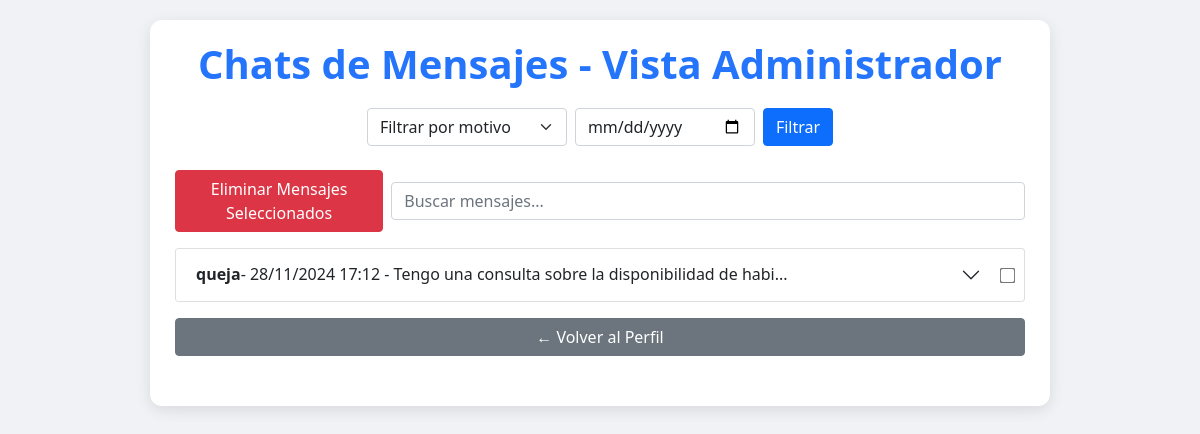
Before: /Contacto/ver_contactos.php with the older database file.
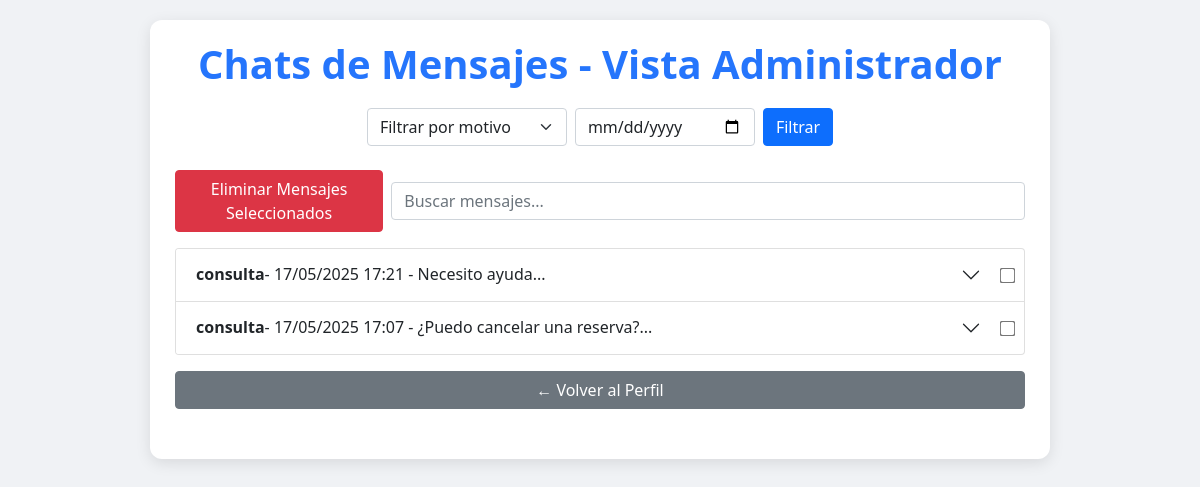
After: the same page with the newer database file.
### tables this page shows
CREATE TABLE `contactos` (
  `id` int(11) NOT NULL,
  `nombre` varchar(255) NOT NULL,
  `correo` varchar(255) NOT NULL,
  `motivo_id` int(11) NOT NULL,
  `mensaje` text NOT NULL,
  `fecha` timestamp NOT NULL DEFAULT current_timestamp(),
  `fecha_envio` datetime NOT NULL DEFAULT current_timestamp()
);

CREATE TABLE `motivos` (
  `id` int(11) NOT NULL,
  `descripcion` varchar(50) NOT NULL
);

### Contacto/ver_contactos.php (the view, shortened to what this page needs)
<?php
include '../CRUD/conexion.php';
$fechaFiltro = $_POST['fecha_filtro'] ?? '';
$sql = "SELECT c.*, m.descripcion AS motivo, rc.respuesta AS respuesta_admin, u.nombre AS admin_nombre, u.apellido AS admin_apellido
        FROM contactos c
        JOIN motivos m ON c.motivo_id = m.id
        LEFT JOIN respuestas_contactos rc ON c.id = rc.contacto_id
        LEFT JOIN usuarios u ON rc.admin_id = u.id
        WHERE 1";
$sql .= " ORDER BY c.fecha_envio DESC";
$resultado = $conn->query($sql);
?>
<!DOCTYPE html>
<html lang="es">
<head>
    <link rel="stylesheet" href="https://cdn.jsdelivr.net/npm/bootstrap@5.1.3/dist/css/bootstrap.min.css" />
</head>
<body>
<div class="container-accordion">
    <h1>Chats de Mensajes - Vista Administrador</h1>
    <form method="POST" class="mb-4 d-flex gap-2 flex-wrap justify-content-center">
        <select name="motivo_filtro" class="form-select" style="max-width: 200px;">
            <option value="">Filtrar por motivo</option>
        </select>
        <input type="date" name="fecha_filtro" class="form-control" value="<?= htmlspecialchars($fechaFiltro) ?>" style="max-width: 180px;" />
        <button type="submit" class="btn btn-primary">Filtrar</button>
    </form>
    <form method="POST" id="deleteForm" onsubmit="return confirm('¿Estás seguro de eliminar los mensajes seleccionados?');">
        <div class="d-flex flex-column flex-md-row justify-content-between align-items-center mb-3 gap-2">
            <button type="submit" class="btn btn-danger">Eliminar Mensajes Seleccionados</button>
            <input type="text" id="searchInput" class="form-control w-100 w-md-50" placeholder="Buscar mensajes..." onkeyup="filterChats()">
        </div>
        <div class="accordion" id="accordionChats">
            <?php if ($resultado->num_rows > 0): ?>
                <?php
                $index = 0;
                while ($fila = $resultado->fetch_assoc()):
                    $index++;
                    $contacto_id_actual = $fila['id'];
                ?>
                <div class="accordion-item" data-chat-text="<?= htmlspecialchars($fila['mensaje'] . ' ' . $fila['respuesta_admin']) ?>">
                    <h2 class="accordion-header d-flex align-items-center" id="heading<?= $index ?>">
                        <button class="accordion-button collapsed flex-grow-1" type="button" data-bs-toggle="collapse" data-bs-target="#collapse<?= $index ?>" aria-expanded="false" aria-controls="collapse<?= $index ?>">
                            <strong><?= htmlspecialchars($fila['motivo']) ?></strong> -
                            <?= date("d/m/Y H:i", strtotime($fila['fecha_envio'])) ?> -
                            <?= htmlspecialchars(substr($fila['mensaje'], 0, 50)) ?>...
                        </button>
                        <input type="checkbox" name="delete_ids[]" class="delete-checkbox" value="<?= $contacto_id_actual ?>">
                    </h2>
                </div>
                <?php endwhile; ?>
            <?php else: ?>
                <p class="text-center" style="color:#555;">No hay mensajes de contacto disponibles.</p>
            <?php endif; ?>
        </div>
    </form>
    <a href="../perfil.php" class="btn btn-secondary btn-back mt-3" style="max-width:900px; margin:20px auto; display:block;">← Volver al Perfil</a>
</div>
</body>
</html>

Changed rows visible on the page:
removed contactos: motivo.descripcion "queja", fecha_envio "28/11/2024 17:12", mensaje "Tengo una consulta sobre la disponibilidad de habi"
added contactos: motivo.descripcion "consulta", fecha_envio "17/05/2025 17:21", mensaje "Necesito ayuda"
added contactos: motivo.descripcion "consulta", fecha_envio "17/05/2025 17:07", mensaje "¿Puedo cancelar una reserva?"
